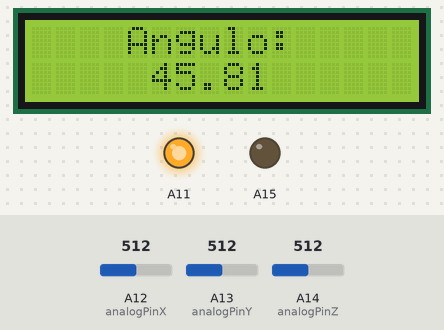
A sketch run on a simulated Arduino Mega 2560, built with avr-gcc and run on an emulated ATmega2560. Parts: 16×2 character LCD, output pins drawn as LEDs (lit = HIGH). Inputs (shaded band) come from the test bench; at power-on: A12 (analogPinX) = 512, A13 (analogPinY) = 512, A14 (analogPinZ) = 512. What the sketch prints to the serial monitor is not drawn.

Above: at 1.2 s.
1.3 s: A12 (analogPinX) set to 349
At 2.9 s:
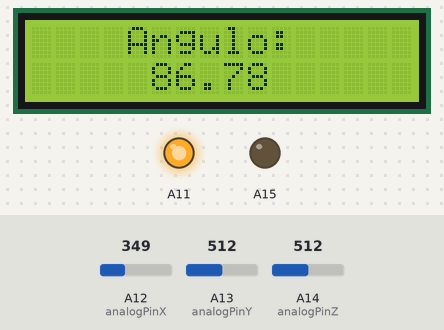
3.5 s: A13 (analogPinY) set to 349
At 4.9 s:
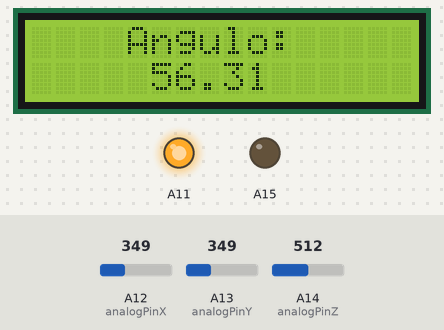
5.5 s: A12 (analogPinX) set to 369
At 6.8 s:
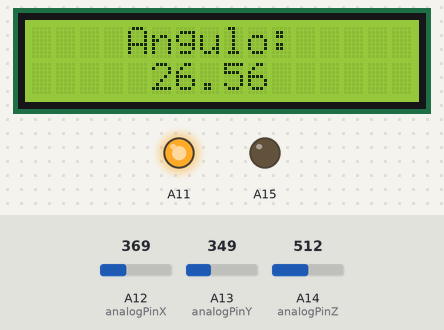
7.6 s: A13 (analogPinY) set to 369
At 8.7 s:
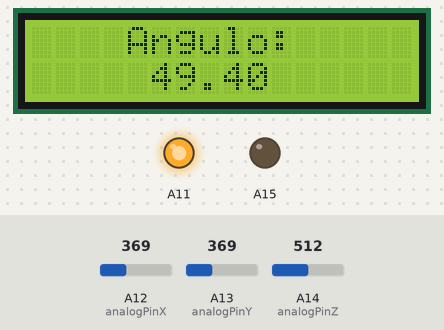
9.6 s: A12 (analogPinX) set to 306
At 10.7 s:
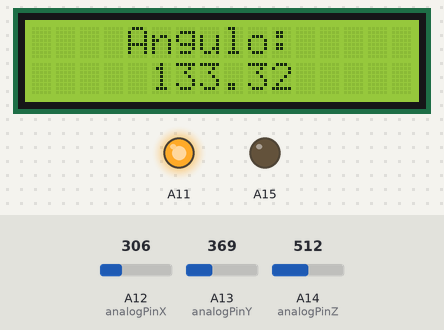
11.6 s: A13 (analogPinY) set to 306
At 12.7 s:
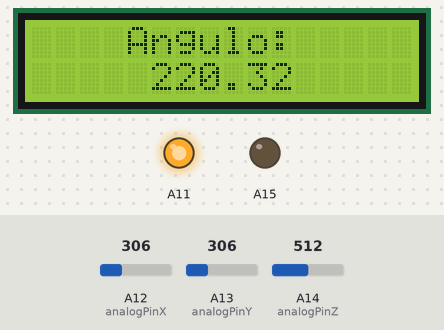
Timing chart, 0 to 14.6 s (numbered marks = the images above; inputs shaded):
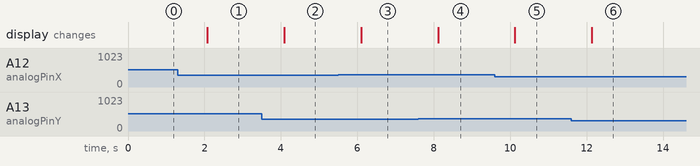

Measured:
- after the input at 1.3 s, the display: changes after 0.78 s (image 1)
- after the input at 3.5 s, the display: changes after 0.59 s (image 2)
- after the input at 5.5 s, the display: changes after 0.60 s (image 3)
- after the input at 7.6 s, the display: changes after 0.51 s (image 4)
- after the input at 9.6 s, the display: changes after 0.53 s (image 5)
- after the input at 11.6 s, the display: changes after 0.54 s (image 6)

The sketch:

Acelerometro.ino
```cpp
#include<LiquidCrystal.h>    // include the library code:
LiquidCrystal lcd(12, 11, 5, 4, 3, 2);    // initialize the interface pins

int analogPinX = A12;
int analogPinY = A13;
int analogPinZ = A14;
float gx, gy, gz, roll, pitch;

void setup() {
	pinMode(A11, OUTPUT);
	pinMode(A15, OUTPUT);
	digitalWrite(A15, LOW);
	analogWrite(A11, 169);
	lcd.begin(16, 2);    // set up the LCD's number of columns and rows:
	Serial.begin(9600);
}

void loop() {
	gx = (analogRead(analogPinX)-339)/67.5;
	gy = (analogRead(analogPinY)-334)/67.5;
	gz = (analogRead(analogPinZ)-273)/67.5;
	Serial.print ("Gx: ");
	Serial.println(gx);
	Serial.print ("Gy: ");
	Serial.println(gy);
	Serial.print ("Gz: ");
	Serial.println(gz);
	roll = 180-atan2(-gx, gz)*57.3*-1*2;
	if(roll > 359){
		roll = 0;
	}
	pitch = 180-atan2(gy,sqrt(gx*gx+gz*gz))*57.3*2;
	if(pitch > 359){
		roll = 0;
	}
	Serial.print ("Roll: ");
	Serial.println(roll);
	Serial.print ("Pitch: ");
	Serial.println(pitch);
	//Serial.print ("Vertical: ");
	//Serial.println(90+atan2(sin(atan2(-gx, gz)),tan(atan2(gy,sqrt(gx*gx+gz*gz))))*57.3);
	lcd.setCursor(4, 0);
	lcd.print ("Angulo:");
	lcd.setCursor(5, 1);
	lcd.print(90+atan2(sin(atan2(-gx, gz)),tan(atan2(gy,sqrt(gx*gx+gz*gz))))*57.3);
	delay(1000);
}
```
